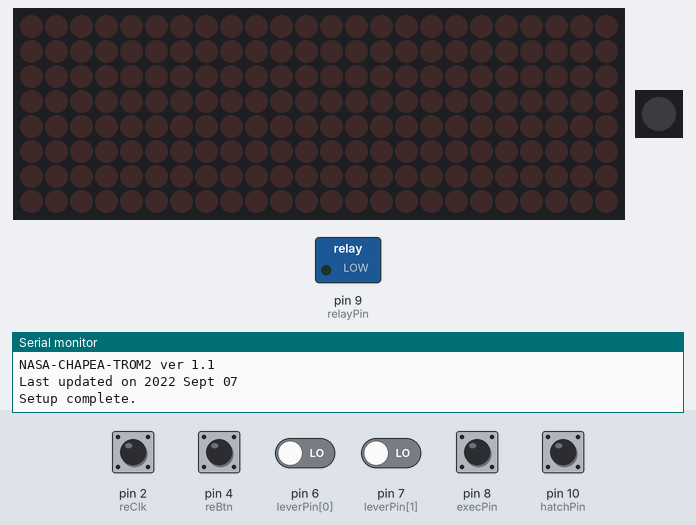
This sketch was run on a simulated Arduino Nano, built with avr-gcc and run on an emulated ATmega328P. On the bench: 24×8 LED matrix, 1 RGB LEDs in strip order, left to right, switched loads named in the sketch (green lamp = pin HIGH), the last lines printed to the serial monitor. The inputs (shaded band) are chosen by the test bench; at power-on: pin 2 (reClk), pin 4 (reBtn), pin 8 (execPin), pin 10 (hatchPin) HIGH, pin 6 (leverPin[0]), pin 7 (leverPin[1]) LOW. Dim RGB values are drawn brighter than linear.

Above: at 1.2 s.
1.3 s: pin 10 (hatchPin) pulled LOW for 0.15 s
At 2.5 s:
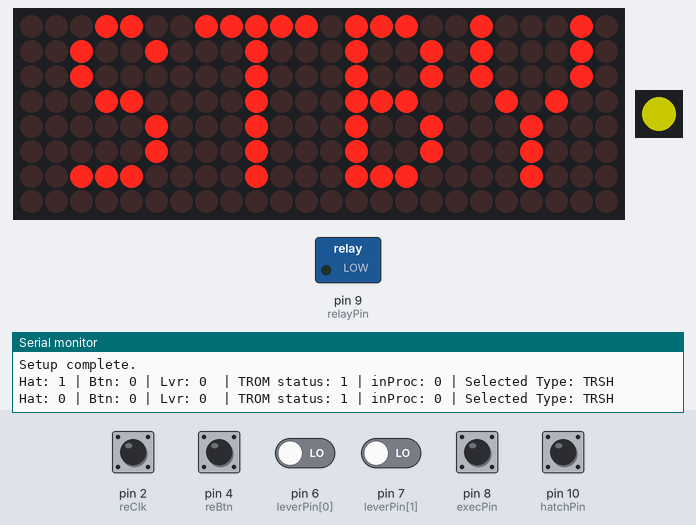
4.4 s: pin 6 (leverPin[0]) driven HIGH and pin 10 (hatchPin) driven LOW
At 5.4 s:
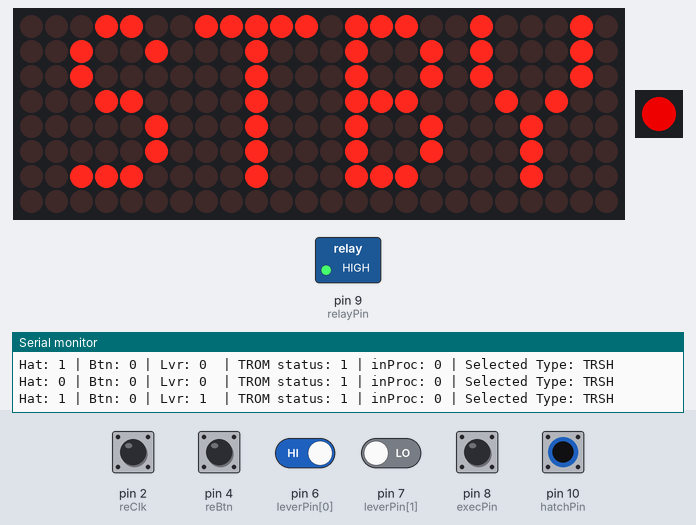
5.9 s: pin 8 (execPin) pulled LOW for 0.15 s
At 6.9 s:
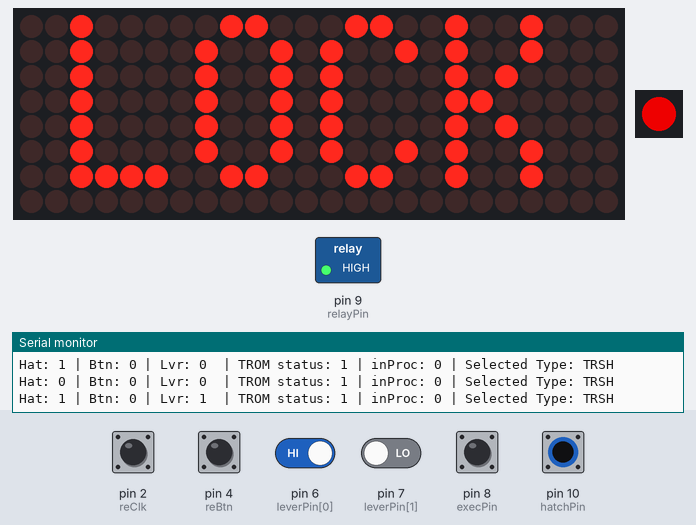
8.9 s: pin 10 (hatchPin) driven HIGH
At 10.1 s:
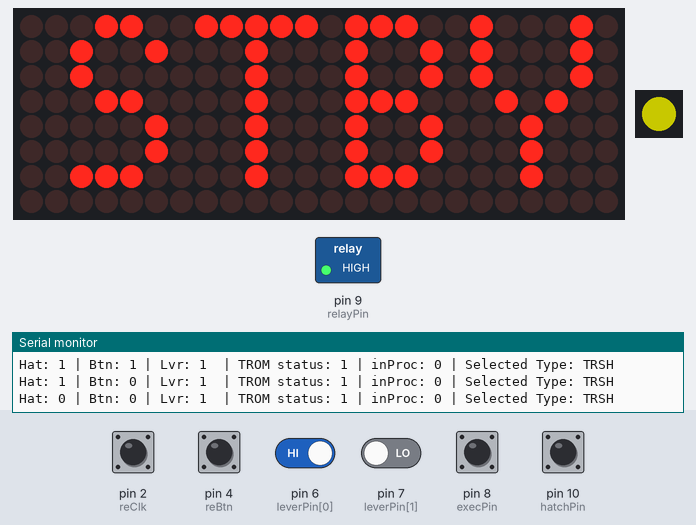
10.4 s: pin 10 (hatchPin) driven LOW
At 11.2 s:
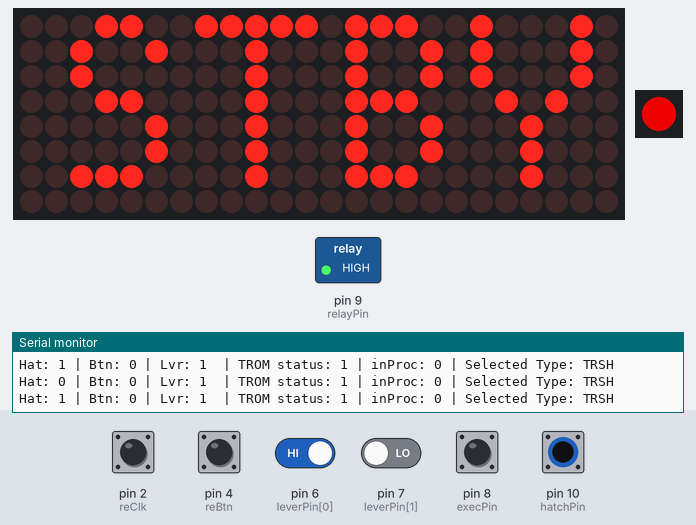
Timing chart, 0 to 12.9 s (numbered marks = the images above; inputs shaded):
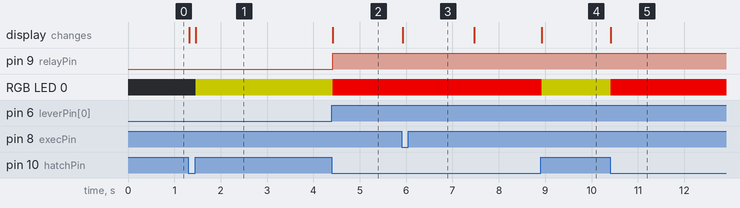

The sketch:

NASA-CHAPEA-TROM2.ino
```cpp
/*
 * GRATUITOUS SETS LABORATORIES
 * Dallas, TX, USA
 *
 * NASA CHAPEA TROM (Trash Recepticle On Mars)
 * Johnson Space Center, TX, USA
 *
 * MABOB I (1.0) architecture
 *
 * NOTES:
 * Add sleep mode
 */

//============== DEFINITIONS & DECLAIRATIONS =================//

//-------------- LIBRARIES -----------------------------------//
/* Call all function libraries required by the sketch.
 */
  #include <MaxMatrix.h>          // MAX7219 for 1088AS LED grids
  #include <avr/pgmspace.h>
  #include <Adafruit_NeoPixel.h>  // WS2812 (NeoPixel) addressable LEDs
  #include <SoftwareSerial.h>

//-------------- SETTINGS & GLOBAL CONSTANTS -----------------//
/* Define constraits used by various functions.
 * Variables using '#define' are defined by hardware, and should be left alone.
 * Variables using 'const' can be changed to tune the puzzle.
 */
//.............. Identifier Data .............................//
  const String myNameIs = "NASA-CHAPEA-TROM2";                // name of sketch
  const String versionNum = "1.1";                            // version of sketch
  const String lastUpdate = "2022 Sept 07";                   // last update

//.............. Game Tuning Factors .........................//
  String settingName[5] = {"TRSH","RECY","3DPW","P.I.B","FECL"}; // names for each procSetting
  const int processTime[5] = {70,75,110,60,25};               // time in seconds for each process to complete
  const int processSound[5] = {1,2,4,3,5};                    // transducer MP3 track number for each process
  const int sleepDelay = 10;                                  // time since last new input for the TROM to go into sleep mode (in min)

//-------------- PIN DEFINITIONS  ----------------------------//
/* Most of the I/O pins on the Arduino Nano are hard-wired to various components on the MABOB.
 * Pins not used for their standard fuction have header pins for alternate uses.
 */
  #define reClk       2           // rotary encoder clock
  #define reDat       3           // rotary encoder data
  #define reBtn       4           // rotary encoder button
  #define neoPixelPin 5           // WS2812 NeoPixel
  const int leverPin [2] = {6,7}; // PHES lever
  #define execPin     8           // execute button
  #define relayPin    9           // trigger pin for relay K1 via 1K resistor & 2N2222 or 2N7000
  #define hatchPin    10          // hatch limit switch
  #define audioTxPin  11          // data pin for DF Player Mini, pin 11
  #define audioRxPin  12          // data pin for DF Player Mini, pin 10
  #define gridClk     A1          // MAX7219 1088S clock
  #define gridCS      A2          // MAX7219 1088S chip select
  #define gridDat     A3          // MAX7219 1088S data

//-------------- CHARACTER SPECS  ----------------------------//
/*
 * The following is the bitmap for each printable character on the 1088AS
 * #ofCols, #ofRows, 5 byte values for each significant col
 */
PROGMEM const unsigned char CH[] = {
  3, 8, B00000000, B00000000, B00000000, B00000000, B00000000, // space
  1, 8, B01011111, B00000000, B00000000, B00000000, B00000000, // !
  3, 8, B00000011, B00000000, B00000011, B00000000, B00000000, // "
  5, 8, B00010100, B00111110, B00010100, B00111110, B00010100, // #
  4, 8, B00100100, B01101010, B00101011, B00010010, B00000000, // $
  5, 8, B01100011, B00010011, B00001000, B01100100, B01100011, // %
  5, 8, B00110110, B01001001, B01010110, B00100000, B01010000, // &
  1, 8, B00000011, B00000000, B00000000, B00000000, B00000000, // '
  3, 8, B00011100, B00100010, B01000001, B00000000, B00000000, // (
  3, 8, B01000001, B00100010, B00011100, B00000000, B00000000, // )
  5, 8, B00101000, B00011000, B00001110, B00011000, B00101000, // *
  5, 8, B00001000, B00001000, B00111110, B00001000, B00001000, // +
  2, 8, B10110000, B01110000, B00000000, B00000000, B00000000, // ,
  4, 8, B00001000, B00001000, B00001000, B00001000, B00000000, // -
  2, 8, B01100000, B01100000, B00000000, B00000000, B00000000, // .
  4, 8, B01100000, B00011000, B00000110, B00000001, B00000000, // /
  4, 8, B00111110, B01000001, B01000001, B00111110, B00000000, // 0
  3, 8, B01000010, B01111111, B01000000, B00000000, B00000000, // 1
  4, 8, B01100010, B01010001, B01001001, B01000110, B00000000, // 2
  4, 8, B00100010, B01000001, B01001001, B00110110, B00000000, // 3
  4, 8, B00011000, B00010100, B00010010, B01111111, B00000000, // 4
  4, 8, B00100111, B01000101, B01000101, B00111001, B00000000, // 5
  4, 8, B00111110, B01001001, B01001001, B00110000, B00000000, // 6
  4, 8, B01100001, B00010001, B00001001, B00000111, B00000000, // 7
  4, 8, B00110110, B01001001, B01001001, B00110110, B00000000, // 8
  4, 8, B00000110, B01001001, B01001001, B00111110, B00000000, // 9
  2, 8, B01010000, B00000000, B00000000, B00000000, B00000000, // :
  2, 8, B10000000, B01010000, B00000000, B00000000, B00000000, // ;
  3, 8, B00010000, B00101000, B01000100, B00000000, B00000000, // <
  3, 8, B00010100, B00010100, B00010100, B00000000, B00000000, // =
  3, 8, B01000100, B00101000, B00010000, B00000000, B00000000, // >
  4, 8, B00000010, B01011001, B00001001, B00000110, B00000000, // ?
  5, 8, B00111110, B01001001, B01010101, B01011101, B00001110, // @
  4, 8, B01111110, B00010001, B00010001, B01111110, B00000000, // A
  4, 8, B01111111, B01001001, B01001001, B00110110, B00000000, // B
  4, 8, B00111110, B01000001, B01000001, B00100010, B00000000, // C
  4, 8, B01111111, B01000001, B01000001, B00111110, B00000000, // D
  4, 8, B01111111, B01001001, B01001001, B01000001, B00000000, // E
  4, 8, B01111111, B00001001, B00001001, B00000001, B00000000, // F
  4, 8, B00111110, B01000001, B01001001, B01111010, B00000000, // G
  4, 8, B01111111, B00001000, B00001000, B01111111, B00000000, // H
  3, 8, B01000001, B01111111, B01000001, B00000000, B00000000, // I
  4, 8, B00110000, B01000000, B01000001, B00111111, B00000000, // J
  4, 8, B01111111, B00001000, B00010100, B01100011, B00000000, // K
  4, 8, B01111111, B01000000, B01000000, B01000000, B00000000, // L
  5, 8, B01111111, B00000010, B00001100, B00000010, B01111111, // M
  5, 8, B01111111, B00000100, B00001000, B00010000, B01111111, // N
  4, 8, B00111110, B01000001, B01000001, B00111110, B00000000, // O
  4, 8, B01111111, B00001001, B00001001, B00000110, B00000000, // P
  4, 8, B00111110, B01000001, B01000001, B10111110, B00000000, // Q
  4, 8, B01111111, B00001001, B00001001, B01110110, B00000000, // R
  4, 8, B01000110, B01001001, B01001001, B00110010, B00000000, // S
  5, 8, B00000001, B00000001, B01111111, B00000001, B00000001, // T
  4, 8, B00111111, B01000000, B01000000, B00111111, B00000000, // U
  5, 8, B00001111, B00110000, B01000000, B00110000, B00001111, // V
  5, 8, B00111111, B01000000, B00111000, B01000000, B00111111, // W
  5, 8, B01100011, B00010100, B00001000, B00010100, B01100011, // X
  5, 8, B00000111, B00001000, B01110000, B00001000, B00000111, // Y
  4, 8, B01100001, B01010001, B01001001, B01000111, B00000000, // Z
  2, 8, B01111111, B01000001, B00000000, B00000000, B00000000, // [
  4, 8, B00000001, B00000110, B00011000, B01100000, B00000000, // \ backslash
  2, 8, B01000001, B01111111, B00000000, B00000000, B00000000, // ]
  3, 8, B00000010, B00000001, B00000010, B00000000, B00000000, // hat
  4, 8, B01000000, B01000000, B01000000, B01000000, B00000000, // _
  2, 8, B00000001, B00000010, B00000000, B00000000, B00000000, // `
  4, 8, B00100000, B01010100, B01010100, B01111000, B00000000, // a
  4, 8, B01111111, B01000100, B01000100, B00111000, B00000000, // b
  4, 8, B00111000, B01000100, B01000100, B00101000, B00000000, // c
  4, 8, B00111000, B01000100, B01000100, B01111111, B00000000, // d
  4, 8, B00111000, B01010100, B01010100, B00011000, B00000000, // e
  3, 8, B00000100, B01111110, B00000101, B00000000, B00000000, // f
  4, 8, B10011000, B10100100, B10100100, B01111000, B00000000, // g
  4, 8, B01111111, B00000100, B00000100, B01111000, B00000000, // h
  3, 8, B01000100, B01111101, B01000000, B00000000, B00000000, // i
  4, 8, B01000000, B10000000, B10000100, B01111101, B00000000, // j
  4, 8, B01111111, B00010000, B00101000, B01000100, B00000000, // k
  3, 8, B01000001, B01111111, B01000000, B00000000, B00000000, // l
  5, 8, B01111100, B00000100, B01111100, B00000100, B01111000, // m
  4, 8, B01111100, B00000100, B00000100, B01111000, B00000000, // n
  4, 8, B00111000, B01000100, B01000100, B00111000, B00000000, // o
  4, 8, B11111100, B00100100, B00100100, B00011000, B00000000, // p
  4, 8, B00011000, B00100100, B00100100, B11111100, B00000000, // q
  4, 8, B01111100, B00001000, B00000100, B00000100, B00000000, // r
  4, 8, B01001000, B01010100, B01010100, B00100100, B00000000, // s
  3, 8, B00000100, B00111111, B01000100, B00000000, B00000000, // t
  4, 8, B00111100, B01000000, B01000000, B01111100, B00000000, // u
  5, 8, B00011100, B00100000, B01000000, B00100000, B00011100, // v
  5, 8, B00111100, B01000000, B00111100, B01000000, B00111100, // w
  5, 8, B01000100, B00101000, B00010000, B00101000, B01000100, // x
  4, 8, B10011100, B10100000, B10100000, B01111100, B00000000, // y
  3, 8, B01100100, B01010100, B01001100, B00000000, B00000000, // z
  3, 8, B00001000, B00110110, B01000001, B00000000, B00000000, // {
  1, 8, B01111111, B00000000, B00000000, B00000000, B00000000, // |
  3, 8, B01000001, B00110110, B00001000, B00000000, B00000000, // }
  4, 8, B00001000, B00000100, B00001000, B00000100, B00000000, // ~
};

//============== HARDWARE PARAMETERS =========================//

//.............. MAX 7219 1088AS LED Matrix ..................//
  #define gridsInUse 3                                        // number of grids in the daisy chain
  MaxMatrix grid(gridDat,gridCS,gridClk,gridsInUse);          // name of grid (various pin numbers)

//.............. WS2812B NeoPixels ...........................//
  #define numLEDs 1                                           // number of pixels in the daisy chain
  Adafruit_NeoPixel statusLED = Adafruit_NeoPixel(            // neoPixel object name
    numLEDs, neoPixelPin, NEO_GRB + NEO_KHZ800);              // # of pixels, signal pin, type

//.............. Serial for DFPlayer Mini ....................//
  SoftwareSerial mp3Serial(audioRxPin, audioTxPin);           // RX, TX on Arduino side

//-------------- GLOBAL VARIABLES ----------------------------//
/* Decrlare variables used by various functions.
 */
//.............. Raw Input Data ..............................//
  bool hatchStt;                // main hatch (0 = closed, 1 = open)
  bool hatchOld;                // same from previous cycle
  int leverStt;                 // PHES lever (-1 = down, 1 = up)
  int leverOld;                 // same from previous cycle
  bool execStt;                 // execute button (active LOW)
  bool execOld;                 // same from previous cycle

//.............. Derived Input Data ..........................//
  byte dialStt = 128;           // the "absolute" location of the rotary encodery, arbitrarily starting in the middle
  byte dialOld;                 // the previous cycle's dialStt

//.............. Primary Control Variables ...................//
  bool inProc;
  byte tromStatus;              // general mode (sleep, input, process, etc)
  byte procSetting;             // the trash process setting the the TROM has selected

//.............. Misc ........................................//
  bool somethingNew;            // used to trigger Serial monitor feedback - made global to wake the system from sleep mode
  uint32_t newInputTimeStamp;   // updated whenever there has been an input, used to trigger sleep mode
  int countdown;                // how far the TROM is in its current trash process
  byte buffer[10];              // used for the MAX7219 1088AS LED grids

//============================================================//
//============== SETUP =======================================//
//============================================================//

void setup() {

//-------------- SERIAL MONITOR ------------------------------//

  Serial.begin(19200);                                        // !! Serial monitor must be set to 19200 baud to read feedback !!
  Serial.println();
  Serial.println("Setup initialized.");
  Serial.print(myNameIs);                                     // report the sketch name and last update
  Serial.print(" ver ");
  Serial.println(versionNum);
  Serial.print("Last updated on ");
  Serial.println(lastUpdate);

//-------------- PINMODES ------------------------------------//

  pinMode (reClk,INPUT);
  pinMode (reDat,INPUT);
  pinMode (reBtn,INPUT_PULLUP);
  for (int x=0; x<2; x++) pinMode (leverPin[x],INPUT);
  pinMode (execPin,INPUT_PULLUP);
  pinMode (hatchPin,INPUT_PULLUP);
  pinMode (relayPin,OUTPUT);
  pinMode (audioRxPin, INPUT);
  pinMode (audioTxPin, OUTPUT);

//============== HARDWARE SETUP ===============================//

  attachInterrupt(digitalPinToInterrupt(reClk), readDial, FALLING);

  grid.init();
  grid.setIntensity(6);

  statusLED.begin();
  statusLED.setBrightness(255);
  statusLED.show();

  mp3Serial.begin(9600);
  sendAudioCommand(0x0D,0);         // start mp3
  sendAudioCommand(0x06,30);        // set volume to max
  sendAudioCommand(0x07,0);         // set EQ to normal

//-------------- A/V FEEDBACK --------------------------------//

  Serial.println("Setup complete.");
  Serial.println();

}

//============================================================//
//============== LOOP ========================================//
//============================================================//

void loop() {

//-------------- MANUAL RESET --------------------------------//

  int resetHold = 0;
  while (!digitalRead(reBtn)){
    resetHold++;
    delay(10);
    if (resetHold >= 500){
      tromStatus = 0;
      printText("XXXX",1);
      Serial.println("Manual Reset");
      dbts();
      delay(1000);
      break;
    }
  }

//-------------- UPDATE VARIABLES ----------------------------//

  hatchStt = false;                                           // assume the hatch is open
  if (!digitalRead(hatchPin)) hatchStt = true;                // if the latch button is pushed, it is closed
  if (hatchStt != hatchOld) somethingNew = true;              // if this is a change from the last cycle, flag it

  leverStt = 0;                                               // assume the locking lever is nowhere
  bool levN = digitalRead(leverPin[0]);                       // read the North pin of the PHES
  bool levS = digitalRead(leverPin[1]);                       // read the South pin of the PHES
  if      (levN && !levS) leverStt = 1;                       // if the north reads without the south, it is up
  else if (levS && !levN) leverStt = -1;                      // othrwise if the south reads without the north, it's down
  if (leverStt != leverOld) somethingNew = true;              // if this is a change from the last cycle, flag it

  execStt = false;                                            // assume that the execute button isn't pressed
  if (!digitalRead(execPin)) execStt = true;                  // if it is, mark it as such
  if (execStt != execOld) somethingNew = true;                // if this is a change from the last cycle, flag it
/*
 * NOTE:
 * The rotary encoder's input comes from the readDial interrupt function
 * which will update the 'dialStt' global byte variable
 */

//============== MAIN "GAME" FLOW ============================//

  if (inProc){

  tromStatus = 6;

    char printDig[4];
    String printNum;
    printNum=String(countdown);
    printNum.toCharArray(printDig,4);

    int firstCol;
    if (countdown < 10) firstCol = 13;
    else if (countdown < 100) firstCol = 8;
    else  firstCol = 3;

    printText(printDig,firstCol);
    printText("s",18);


    Serial.print ("Countdown: ");
    Serial.println(countdown);

    delay(1000);
    countdown--;
    grid.clear();
    if (countdown <= 0){
      printText("DONE",2);
      inProc = false;
      tromStatus = 1;
      delay (1500);
    }
  }

  switch (tromStatus){

//.............. Sleep Mode ..................................//
    case 0:                                                   // the TROM is in sleep mode

      grid.clear();                                           // clear the 1088 grids
      statusLED.setPixelColor(0,0);                           // write the NPX dark
      statusLED.show();                                       // execute the NPX updates
      digitalWrite(relayPin,LOW);                             // engage the hatch's maglock

      if (somethingNew){                                      // of any interface has been updated
        tromStatus++;                                         // advance the tromStatus (to wake up)
      }
      break;                                                  // END CASE 0
//.............. Lock & Unlock Mode ..........................//
    case 1:                                                   // the TROM is ready for loading

      printText("STBY ",2);                                    // print to the 1088 grids

      if (!hatchStt){
        statusLED.setPixelColor(0,100,100,0);                 // write the NPX to red
        statusLED.show();                                     // execute the NPX updates
      }

      else if (leverStt == -1){                                    // if the lever is down (lock)...
        statusLED.setPixelColor(0,0,200,0);                   // write the NPX to red
        statusLED.show();                                     // execute the NPX updates
        digitalWrite(relayPin,LOW);                           // engage the hatch's maglock
      }

      else if (leverStt == 1){                                // otherwise, if the lever is up (unlock)...
        statusLED.setPixelColor(0,200,0,0);                   // write the NPX to green
        statusLED.show();                                     // execute the NPX updates
        digitalWrite(relayPin,HIGH);                          // disengage the hatch's maglock
        if (execStt){
          grid.clear();
          printText("LOCK",2);
          delay(1500);
        }
      }

      if (hatchStt && leverStt == -1){
        int holdTime = 0;
        while (!digitalRead(execPin)){
          delay(10);
          holdTime++;
          if (holdTime >= 50){
            grid.clear();
            printText("SELC",2);
            delay(1500);
            tromStatus++;
            break;
          }
        }
      }
      break;

//.............. Select Mode .................................//
    case 2:

      settingReadout();

      int holdTime = 0;
      while (!digitalRead(execPin)){
        holdTime++;
        delay(10);
        if (holdTime >= 300){
          somethingNew = true;
          countdown = processTime[procSetting];
          playTrack(processSound[procSetting]);
          tromStatus=1;
          inProc = true;
          grid.clear();
          break;
        }
      }
      break;
  }

//-------------- CHECK SLEEP TIMER ---------------------------//

  if (millis() >= newInputTimeStamp + (sleepDelay * 60000)){
    tromStatus = 0;
  }

//============== ROUTINE MAINTAINENCE ========================//

  dbts();
  cycleReset();
}
```

Source omitted: 01_readDial.ino (253 bytes), 02_gridFuncs.ino (612 bytes), 22_mp3Funcs.ino (1420 bytes), 90_DBTS.ino (535 bytes), 99_cycleRST.ino (169 bytes)

Measured:
- after the input at 1.3 s, RGB LED 0: off → RGB(100, 100, 0) after 0.16 s; the display: first changes at once (image 1 shows a later state)
- after the input at 4.4 s, pin 9 (relayPin): LOW → HIGH at once; RGB LED 0: RGB(100, 100, 0) → RGB(200, 0, 0) at once
- after the input at 5.9 s, the display: changes at once (image 3)
- after the input at 8.9 s, RGB LED 0: RGB(200, 0, 0) → RGB(100, 100, 0) at once
- after the input at 10.4 s, RGB LED 0: RGB(100, 100, 0) → RGB(200, 0, 0) at once
